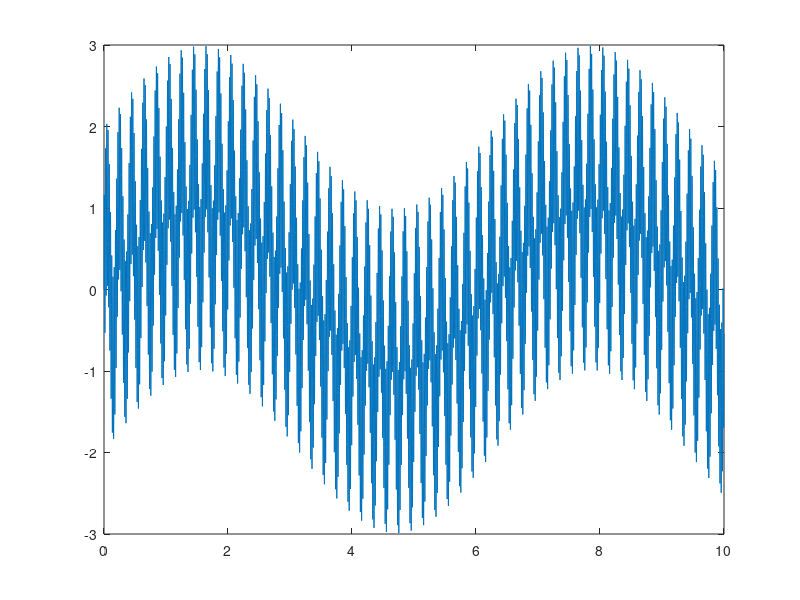

The MATLAB script that drew this image:
% Vectors and Plotting
clear

t = 0:0.001:10;
sine_1 = sin(10.*pi.*t);
plot(t,sine_1);

sine_1 = sin(t);
sine_10 = sin(t.*10.*pi);
sine_100 = sin(t.*100.*pi);

plot(t,sine_1+sine_10+sine_100)

% hold on; plot(t,sin_1,'r')  // overlays plot
% hold off                    // releases plot